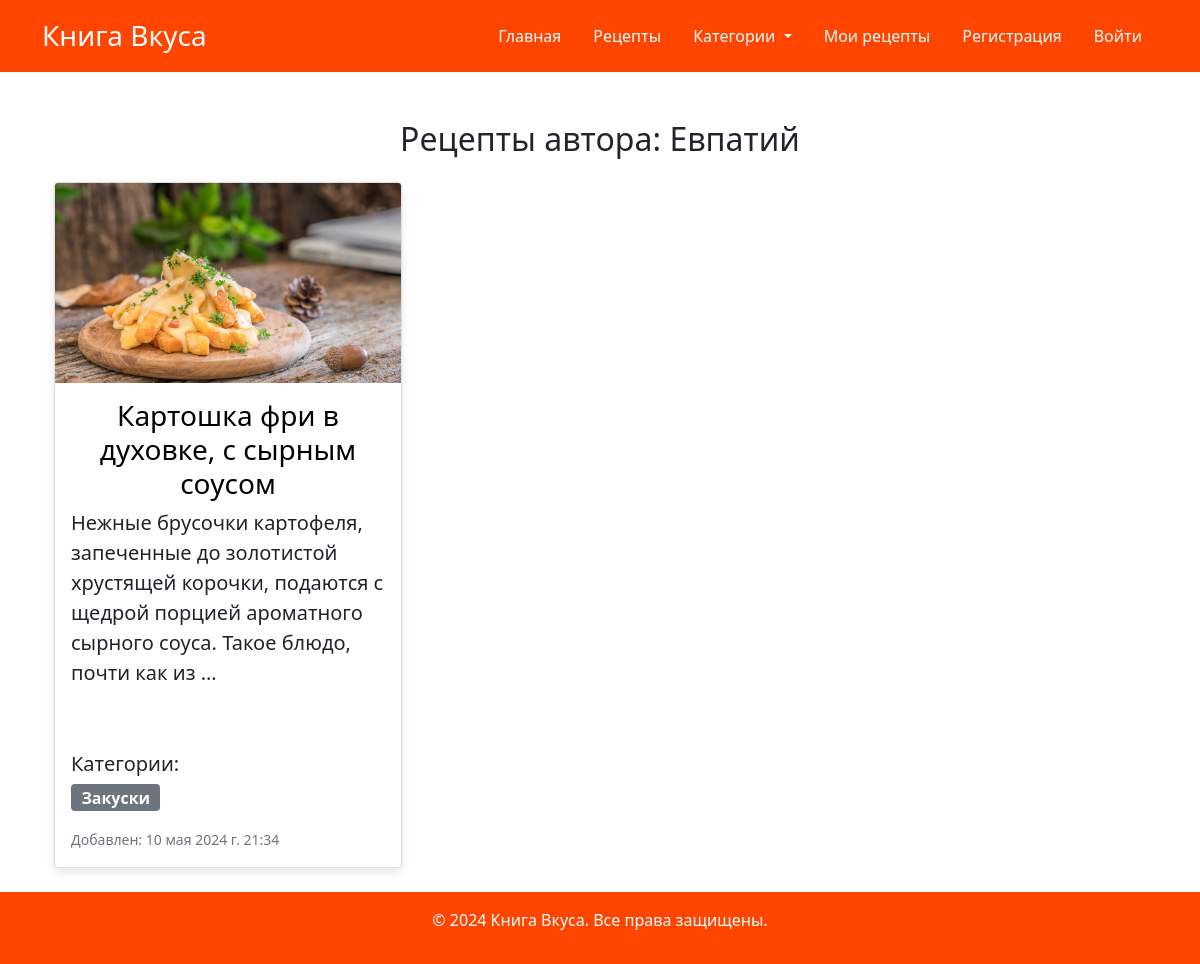
Screenshot of /author/9 with the database file from the repository.
### recipes_app/models.py (models this page shows, shortened)
class Recipe(models.Model):
    title = models.CharField(max_length=255)
    description = models.TextField()
    preparation_steps = models.TextField()
    cooking_time = models.CharField(max_length=150)
    image = models.ImageField(upload_to='recipes/', blank=True, null=True)
    author = models.ForeignKey(User, on_delete=models.CASCADE)
    category = models.ManyToManyField(Category, through='RecipeCategory')
    ingredients = models.TextField()
    add_time = models.DateTimeField(auto_now_add=True)

class Category(models.Model):
    name = models.CharField(max_length=100, unique=True)
    description = models.TextField(blank=True)

### recipes_app/views.py (the view)
# urls.py: path('author/<int:user_id>', views.recipes_by_author, name='author'),
def recipes_by_author(request, user_id):
    recipes = Recipe.objects.filter(author_id=user_id).order_by('-add_time')
    return render(request, 'recipes_app/recipes_by_author.html', {'recipes': recipes})

### recipes_app/context_processors.py (called while the page is built)
def global_context(request):
    current_year = datetime.now().year
    categories = Category.objects.all()
    return {
        'current_year': current_year,
        'categories': categories
    }

### recipes_app/templates/recipes_app/recipes_by_author.html (shortened to what this page needs)
{% extends 'base.html' %}
{% block content %}
<div class="container mt-5">
    {% if recipes %}
    {% with author=recipes.0.author %}
    <h2 class="text-center mb-4">Рецепты автора:
        {% if author.first_name and author.last_name %}
        {{ author.first_name }} {{ author.last_name }}
        {% else %}
        {{ author.username }}
        {% endif %}
    </h2>
    {% endwith %}
    <div class="row">
        {% for recipe in recipes %}
        <div class="col-md-4 mb-4">
            <div class="card">
                {% if recipe.image %}
                <img src="{{ recipe.image.url }}" class="card-img-top" alt="{{ recipe.title }}">
                {% endif %}
                <div class="card-body">
                    <h3 class="card-title" style="text-align: center;">
                            <a href="{% url 'recipe' recipe.pk %}" class="stretched-link"
                               style="text-decoration: none; color: black;">{{ recipe.title }}</a></h3>
                    <p class="card-text flex-grow-1" style="font-size: 20px;">{{ recipe.description|truncatewords:20 }}</p>
                    <div class="mt-auto">
                            <p><h5>Категории:</h5>
                                {% for category in recipe.category.all %}
                                <a href="{% url 'recipe' category.id %}" style="font-size: 16px;" class="badge bg-secondary text-decoration-none">
                                    {{ category.name }}{% if not forloop.last %}<br> {% endif %}
                                </a>
                            {% endfor %}
                            </p>
                        </div>
                    <p class="card-text"><small class="text-muted">Добавлен: {{ recipe.add_time }}</small></p>
                </div>
            </div>
        </div>
        {% endfor %}
    </div>
    {% endif %}
</div>
{% endblock %}

### static/css/main.css (style rules this page uses)
.card { height: 100%; display: flex; flex-direction: column; }
.card-body { flex: 1; display: flex; flex-direction: column; justify-content: space-between; / }
.card-img-top { width: 100%; height: 200px; object-fit: cover; }
a.text-decoration-none { text-decoration: none; }
.badge { font-size: 1em; }
.card { box-shadow: 0 4px 8px rgba(0,0,0,0.1); margin-bottom: 2rem; }
.card-body { padding: 2rem; }

### rows the page displays
Recipe: image (picture), title "Картошка фри в духовке, с сырным соусом", description "Нежные брусочки картофеля, запеченные до золотистой хрустящей корочки, подаются с щедрой порцией ароматного сырного соуса. Такое блюдо, почти как из …", add_time "10 мая 2024 г. 21:34"
Category: name "Закуски"

### other values shown
{{ author.username }} "Евпатий"
